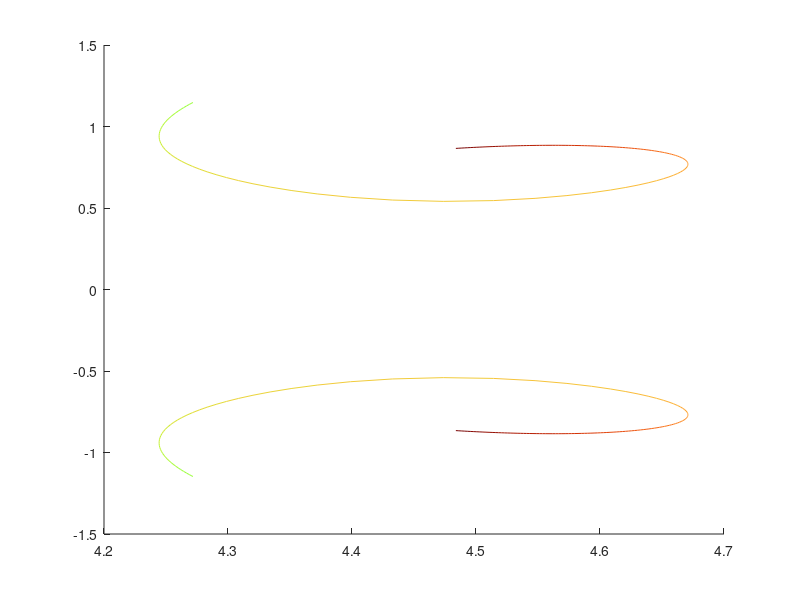

Recreate this plot in MATLAB. (Note: this script raises an error after producing the figure.)
% square1.m
% square2.m
function plotfig05()
  figure(5)
  hold on
  h=colormap(turbo);
  
  % curve 1
  hh=load('square1.mat');
  curve=hh.curve;
  nnn=hh.n;

  kk=4.4428829;
  
  for i=1:length(curve)-1
    x1=real(curve(i));
    x2=real(curve(i+1));
    y1=imag(curve(i));
    y2=imag(curve(i+1));
    plot([x1 x2],[y1,y2],'color',h(floor(nnn(i)*8),:))
    plot([x1 x2],[-y1,-y2],'color',h(floor(nnn(i)*8),:))
  end
  plot(kk,0,'b*')
  
  % curve 2
  hh=load('square2.mat');
  curve=hh.curve;
  nnn=hh.n;

  kk=7.0248;
  
  for i=1:572-1
    x1=real(curve(i));
    x2=real(curve(i+1));
    y1=imag(curve(i));
    y2=imag(curve(i+1));
    plot([x1 x2],[y1,y2],'color',h(floor(nnn(i)*8),:))  
    plot([x1 x2],[-y1,-y2],'color',h(floor(nnn(i)*8),:))
  end
  plot(kk,0,'b*')

  colorbar
  caxis([1,32])
  axis equal
  axis([4 7.5 -1.5 1.5])
  xlabel('Re(\kappa)')
  ylabel('Im(\kappa)')
  hold off
  
  set(gcf,'renderer','Painters')
  print -depsc fig05.eps
end